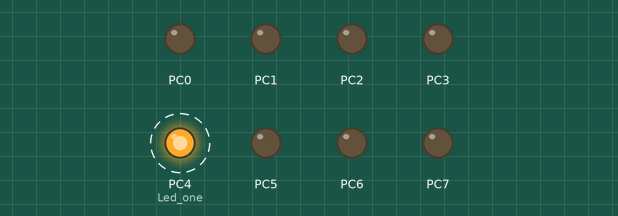
This program was run on a simulated ATmega32, built with avr-gcc and emulated at 16 MHz. On the bench: output pins drawn as LEDs (lit = HIGH). Dashed ring = blinking.

Above: at 0.5 s.
Timing chart, 0 to 4.7 s (numbered marks = the images above):
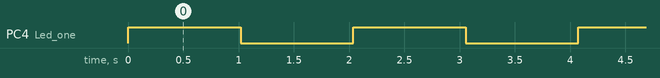

Measured:
- by itself, PC4 (Led_one): alternates HIGH for 1.0 s and LOW for 1.0 s

The program:

main.c
```c
/*
 * main.c
 *
 *  Created on: Nov 6, 2023
 *      Author: yosef
 */
#include "STD_TYPES.h"
#include "BIT_MATH.h"
#include "ErrType.h"
#include "DIO_interface.h"
#include "LED_interface.h"
#include "LED_prv.h"

#include <util/delay.h>

void main(void){

	LED_config_t Led_one = {
			.port = DIO_u8PORTC,
			.pin = DIO_u8PIN4,
			.active = ACTIVE_HIGH ,
	};

	DIO_u8SetPortDirection(Led_one.port, DIO_u8PORT_OUTPUT);
	DIO_u8SetPinDirection(Led_one.port, Led_one.pin, DIO_u8PIN_OUTPUT);

	while(1)
	{
		LED_u8On(&Led_one);
		_delay_ms(1000);
		LED_u8Off(&Led_one);
		_delay_ms(1000);

	}
}
```

ErrType.h
```c
#ifndef ERR_TYPE_H
#define ERR_TYPE_H

#define NULL 			((void*)0)

#define OK				0
#define NOK				1
#define NULL_PTR_ERR	2

#endif
```

LED_interface.h
```c
/*
 * LED_interface.h
 *
 *  Created on: Nov 6, 2023
 *      Author: yosef
 */

#ifndef LED_INTERFACE_H_
#define LED_INTERFACE_H_

typedef struct{
	uint8 port;
	uint8 pin;
	uint8 active;
}LED_config_t;

uint8 LED_u8On(const LED_config_t *Pst_obj);

uint8 LED_u8Off(const LED_config_t *Pst_obj);

uint8 LED_u8Toggle(const LED_config_t *Pst_obj);


#endif /* LED_INTERFACE_H_ */
```

LED_prog.c
```c
/*
 * LED_prog.c
 *
 *  Created on: Nov 6, 2023
 *      Author: yosef
 */
#include "STD_TYPES.h"
#include "BIT_MATH.h"
#include "ErrType.h"
#include "DIO_interface.h"
#include "LED_interface.h"
#include "LED_prv.h"


#include <util/delay.h>

uint8 LED_u8On(const LED_config_t *Pst_obj)
{
	uint8 Local_u8ErrorState = OK;

	if(Pst_obj != NULL)
	{
		if(Pst_obj->active == ACTIVE_HIGH)
		{
			DIO_u8SetPinValue(Pst_obj->port, Pst_obj->pin, DIO_u8PIN_HIGH);
		}
		else if(Pst_obj->active == ACTIVE_LOW)
		{
			DIO_u8SetPinValue(Pst_obj->port, Pst_obj->pin, DIO_u8PIN_LOW);
		}
	}
	else
	{
		Local_u8ErrorState = NULL_PTR_ERR;
	}

	return Local_u8ErrorState;

}

uint8 LED_u8Off(const LED_config_t *Pst_obj)
{
	uint8 Local_u8ErrorState = OK;

	if(Pst_obj != NULL)
	{
		if(Pst_obj->active == ACTIVE_HIGH)
		{
			DIO_u8SetPinValue(Pst_obj->port, Pst_obj->pin, DIO_u8PIN_LOW);
		}
		else if(Pst_obj->active == ACTIVE_LOW)
		{
			DIO_u8SetPinValue(Pst_obj->port, Pst_obj->pin, DIO_u8PIN_HIGH);
		}
	}
	else
	{
		Local_u8ErrorState = NULL_PTR_ERR;
	}

	return Local_u8ErrorState;
}

uint8 LED_u8Toggle(const LED_config_t *Pst_obj)
{
	uint8 Local_u8ErrorState = OK;

	if(Pst_obj != NULL)
	{
	}
	else
	{
		Local_u8ErrorState = NULL_PTR_ERR;
	}

	return Local_u8ErrorState;
}
```

LED_prv.h
```c
/*
 * LED_prv.h
 *
 *  Created on: Nov 6, 2023
 *      Author: yosef
 */

#ifndef LED_PRV_H_
#define LED_PRV_H_

#define ACTIVE_LOW 				0u
#define ACTIVE_HIGH				1u


#endif /* LED_PRV_H_ */
```

BIT_MATH.h
```c
#ifndef BIT_MATH_H
#define BIT_MATH_H

#define SET_BIT(VAR,BIT_NUM) VAR|=(1<<BIT_NUM)
#define CLR_BIT(VAR,BIT_NUM) VAR&=~(1<<BIT_NUM)
#define TOG_BIT(VAR,BIT_NUM) VAR^=(1<<BIT_NUM)
#define GET_BIT(VAR,BIT_NUM) ((VAR>>BIT_NUM)&1)


#endif
```

DIO_cfg.h
```c

```

DIO_interface.h
```c
#ifndef DIO_INTERFACE_H
#define DIO_INTERFACE_H

#define DIO_u8PORTA 		0u
#define DIO_u8PORTB 		1u
#define DIO_u8PORTC 		2u
#define DIO_u8PORTD 		3u


#define DIO_u8PIN0 			0u
#define DIO_u8PIN1 			1u
#define DIO_u8PIN2 			2u
#define DIO_u8PIN3 			3u
#define DIO_u8PIN4 			4u
#define DIO_u8PIN5 			5u
#define DIO_u8PIN6 			6u
#define DIO_u8PIN7 			7u

#define DIO_u8PORT_OUTPUT	0xff
#define DIO_u8PORT_INPUT	0u

#define DIO_u8PIN_INPUT 	0u
#define DIO_u8PIN_OUTPUT 	1u

#define DIO_u8PIN_LOW		0u
#define DIO_u8PIN_HIGH		1u

#define DIO_u8PORT_HIGH   0xff
#define DIO_u8PORT_LOW    0x0

uint8 DIO_u8SetPinDirection(uint8 Copy_u8Port, uint8 Copy_u8Pin, uint8 Copy_u8Direction );
uint8 DIO_u8SetPinValue(uint8 Copy_u8Port, uint8 Copy_u8Pin, uint8 Copy_u8Value );
uint8 DIO_u8ReadPinValue(uint8 Copy_u8Port, uint8 Copy_u8Pin, uint8* Copy_pu8Value );

uint8 DIO_u8SetPortDirection(uint8 Copy_u8Port, uint8 Copy_u8Direction );
uint8 DIO_u8SetPortValue(uint8 Copy_u8Port, uint8 Copy_u8Value );

uint8 DIO_u8TogglePinValue(uint8 Copy_u8Port, uint8 Copy_u8Pin );

#endif
```

DIO_prog.c
```c
#include "STD_TYPES.h"
#include "BIT_MATH.h"
#include "DIO_interface.h"
#include "DIO_prv.h"
#include "DIO_cfg.h"
#include "DIO_reg.h"
#include "ErrType.h"

uint8 DIO_u8SetPinDirection(uint8 Copy_u8Port, uint8 Copy_u8Pin, uint8 Copy_u8Direction ){
	uint8 Local_u8ErrorState = OK;

	if(Copy_u8Pin<8)
	{
	if(Copy_u8Direction==DIO_u8PIN_INPUT)
	{
		switch(Copy_u8Port)
		{
			case DIO_u8PORTA : CLR_BIT(DDRA , Copy_u8Pin); break;
			case DIO_u8PORTB : CLR_BIT(DDRB , Copy_u8Pin); break;
			case DIO_u8PORTC : CLR_BIT(DDRC , Copy_u8Pin); break;
			case DIO_u8PORTD : CLR_BIT(DDRD , Copy_u8Pin); break;
			default : Local_u8ErrorState = NOK; break;
		}
	}
	else if(Copy_u8Direction==DIO_u8PIN_OUTPUT)
	{
		switch(Copy_u8Port)
			{
				case DIO_u8PORTA : SET_BIT(DDRA , Copy_u8Pin); break;
				case DIO_u8PORTB : SET_BIT(DDRB , Copy_u8Pin); break;
				case DIO_u8PORTC : SET_BIT(DDRC , Copy_u8Pin); break;
				case DIO_u8PORTD : SET_BIT(DDRD , Copy_u8Pin); break;
				default : Local_u8ErrorState = NOK; break;
			}
	}
	else
	{
		Local_u8ErrorState=NOK;
	}
	}
	else
	{
		Local_u8ErrorState=NOK;
	}
	return Local_u8ErrorState;
}
uint8 DIO_u8SetPinValue(uint8 Copy_u8Port, uint8 Copy_u8Pin, uint8 Copy_u8Value ){
	uint8 Local_u8ErrorState = OK;

	if(Copy_u8Pin<8)
	{
	if(Copy_u8Value == DIO_u8PIN_HIGH)
	{
		switch(Copy_u8Port)
		{
			case DIO_u8PORTA : SET_BIT(PORTA , Copy_u8Pin); break;
			case DIO_u8PORTB : SET_BIT(PORTB , Copy_u8Pin); break;
			case DIO_u8PORTC : SET_BIT(PORTC , Copy_u8Pin); break;
			case DIO_u8PORTD : SET_BIT(PORTD , Copy_u8Pin); break;
			default : Local_u8ErrorState = NOK; break;
		}
	}
	else if(Copy_u8Value == DIO_u8PIN_LOW)
	{
		switch(Copy_u8Port)
		{
			case DIO_u8PORTA : CLR_BIT(PORTA , Copy_u8Pin); break;
			case DIO_u8PORTB : CLR_BIT(PORTB , Copy_u8Pin); break;
			case DIO_u8PORTC : CLR_BIT(PORTC , Copy_u8Pin); break;
			case DIO_u8PORTD : CLR_BIT(PORTD , Copy_u8Pin); break;
			default : Local_u8ErrorState = NOK; break;
		}
	}
	else
	{
		Local_u8ErrorState=NOK;
	}
	}
	else
	{
		Local_u8ErrorState=NOK;
	}

	return Local_u8ErrorState;
}
uint8 DIO_u8ReadPinValue(uint8 Copy_u8Port, uint8 Copy_u8Pin, uint8* Copy_pu8Value ){
	uint8 Local_u8ErrorState = OK;

	if(Copy_pu8Value!=NULL){
		if(Copy_u8Pin<8)
		{
			switch(Copy_u8Port)
			{
				case DIO_u8PORTA : *Copy_pu8Value = GET_BIT(PINA , Copy_u8Pin); break;
				case DIO_u8PORTB : *Copy_pu8Value = GET_BIT(PINB , Copy_u8Pin); break;
				case DIO_u8PORTC : *Copy_pu8Value = GET_BIT(PINC , Copy_u8Pin); break;
				case DIO_u8PORTD : *Copy_pu8Value = GET_BIT(PIND , Copy_u8Pin); break;
				default : Local_u8ErrorState = NOK; break;
			}
		}
		else
		{
			Local_u8ErrorState=NOK;
		}
	}
	else
	{
		Local_u8ErrorState=NULL_PTR_ERR;
	}

	return Local_u8ErrorState;
}

uint8 DIO_u8SetPortDirection(uint8 Copy_u8Port, uint8 Copy_u8Direction ){
	uint8 Local_u8ErrorState = OK;

		switch(Copy_u8Port)
		{
			case DIO_u8PORTA : DDRA=Copy_u8Direction; break;
			case DIO_u8PORTB : DDRB=Copy_u8Direction; break;
			case DIO_u8PORTC : DDRC=Copy_u8Direction; break;
			case DIO_u8PORTD : DDRD=Copy_u8Direction; break;
			default : Local_u8ErrorState = NOK; break;
		}

	return Local_u8ErrorState;
}
uint8 DIO_u8SetPortValue(uint8 Copy_u8Port, uint8 Copy_u8Value ){
	uint8 Local_u8ErrorState = OK;

		switch(Copy_u8Port)
		{
			case DIO_u8PORTA : PORTA=Copy_u8Value; break;
			case DIO_u8PORTB : PORTB=Copy_u8Value; break;
			case DIO_u8PORTC : PORTC=Copy_u8Value; break;
			case DIO_u8PORTD : PORTD=Copy_u8Value; break;
			default : Local_u8ErrorState = NOK; break;
		}

	return Local_u8ErrorState;
}

uint8 DIO_u8TogglePinValue(uint8 Copy_u8Port, uint8 Copy_u8Pin ){
	uint8 Local_u8ErrorState = OK;
		if(Copy_u8Pin<8)
		{
		switch(Copy_u8Port)
		{
			case DIO_u8PORTA : TOG_BIT(PORTA,Copy_u8Pin); break;
			case DIO_u8PORTB : TOG_BIT(PORTB,Copy_u8Pin); break;
			case DIO_u8PORTC : TOG_BIT(PORTC,Copy_u8Pin); break;
			case DIO_u8PORTD : TOG_BIT(PORTD,Copy_u8Pin); break;
			default : Local_u8ErrorState = NOK; break;
		}
		}
		else
		{
			Local_u8ErrorState=NOK;
		}

	return Local_u8ErrorState;
}
```

DIO_prv.h
```c

```

DIO_reg.h
```c
#ifndef DIO_REG_H
#define DIO_REG_H

#define PORTA	*((volatile uint8*)0x3B)
#define DDRA	*((volatile uint8*)0x3A)
#define PINA	*((volatile uint8*)0x39)

#define PORTB	*((volatile uint8*)0x38)
#define DDRB	*((volatile uint8*)0x37)
#define PINB	*((volatile uint8*)0x36)

#define PORTC	*((volatile uint8*)0x35)
#define DDRC	*((volatile uint8*)0x34)
#define PINC	*((volatile uint8*)0x33)

#define PORTD	*((volatile uint8*)0x32)
#define DDRD	*((volatile uint8*)0x31)
#define PIND	*((volatile uint8*)0x30)

#endif
```

STD_TYPES.h
```c
#ifndef STD_TYPES_H
#define STD_TYPES_H

typedef unsigned char uint8;
typedef unsigned char sint8;
typedef unsigned short int uint16;
typedef signed short int sint16;
typedef unsigned long int uint32;
typedef signed long int sint32;
typedef float f32;
typedef double f64;
typedef long double f128;

#endif
```
